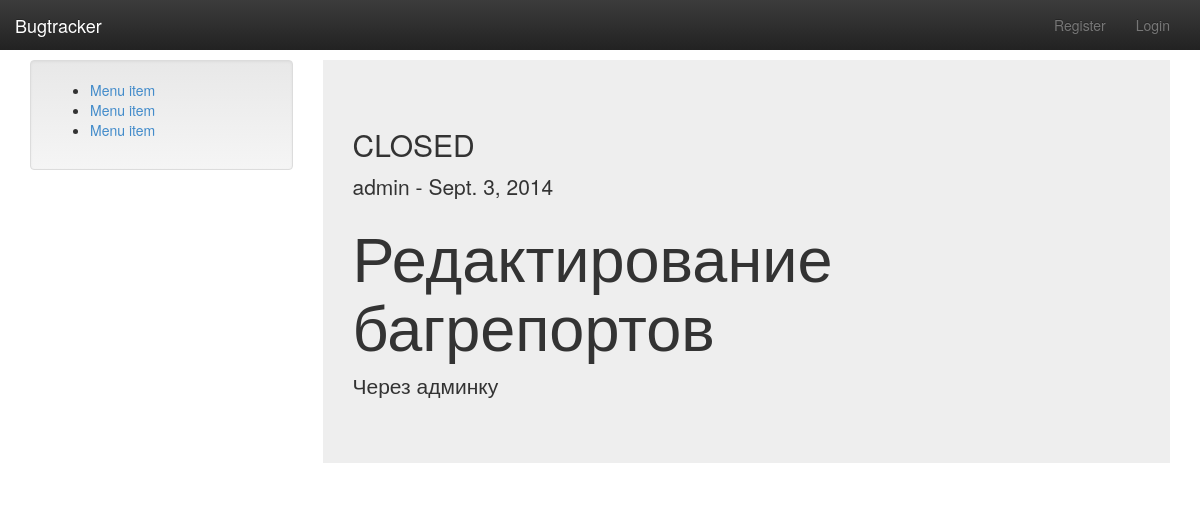
Screenshot of /bugs/1/ with the database file from the repository.
### bugtracker/models.py (models this page shows, shortened)
class Ticket(models.Model):
    title = models.CharField(max_length=128)
    text = models.TextField()
    created = models.DateTimeField(auto_now=True)
    closed = models.BooleanField(default=False)
    user = models.ForeignKey(User,)

### bugtracker/views.py (the view)
# urls.py: url(r'^(?P<pk>[0-9]+)/$', BugDetailView.as_view(), name='detail'),
class BugDetailView(DetailView):
    model = Ticket
    template_name = 'detail.html'

### templates/detail.html (shortened to what this page needs)
{% extends 'base.html' %}
{% block content_block %}
    <div class="jumbotron">
        <h2>{{ object.closed|yesno:"CLOSED, OPENED" }}</h2>
        <p>{{ object.user }} - {{ object.created|date }}</p>
        <h1>{{ object.title }}</h1>
        <p>{{ object.text }}</p>
    </div>
{% endblock %}

### static/css/style.css (style rules this page uses)
body { padding-top: 60px; }

### rows the page displays
Ticket: closed "CLOSED", user "admin", created "Sept. 3, 2014", title "Редактирование багрепортов", text "Через админку"
